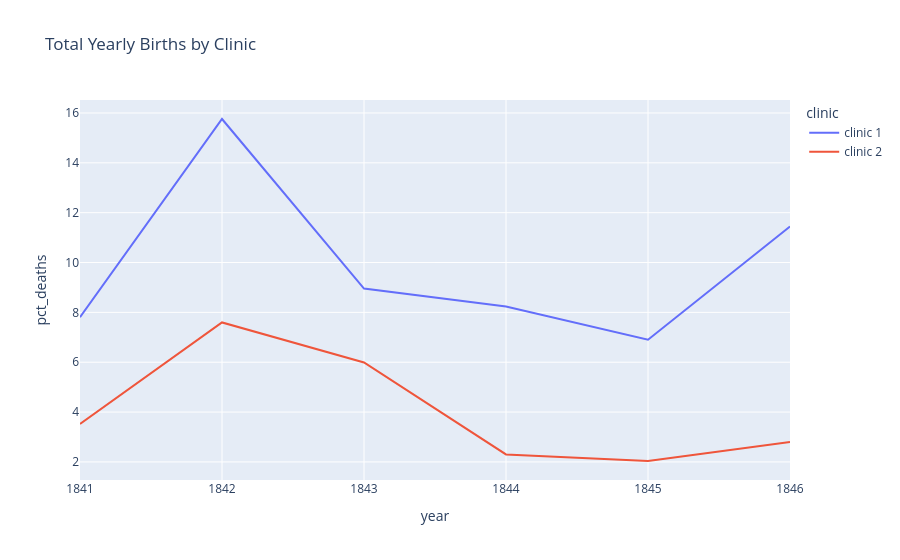

Notebook cell for this chart:
### Markdown cell above
### Plotting the Proportion of Yearly Deaths by Clinic

### Code cell
line = px.line(df_yearly,x='year',y='pct_deaths', color='clinic',title='Total Yearly Births by Clinic')
line.show()

### Figure 1 — Plotly figure (JSON) as saved in the notebook; plotly's stock layout.template omitted (floating-point values rounded to 4 significant figures)
{"data": [{"hovertemplate": "clinic=clinic 1<br>year=%{x}<br>pct_deaths=%{y}<extra></extra>", "legendgroup": "clinic 1", "line": {"color": "#636efa", "dash": "solid"}, "marker": {"symbol": "circle"}, "mode": "lines", "name": "clinic 1", "orientation": "v", "showlegend": true, "type": "scatter", "x": [1841, 1842, 1843, 1844, 1845, 1846], "xaxis": "x", "y": [7.806, 15.76, 8.954, 8.236, 6.901, 11.45], "yaxis": "y"}, {"hovertemplate": "clinic=clinic 2<br>year=%{x}<br>pct_deaths=%{y}<extra></extra>", "legendgroup": "clinic 2", "line": {"color": "#EF553B", "dash": "solid"}, "marker": {"symbol": "circle"}, "mode": "lines", "name": "clinic 2", "orientation": "v", "showlegend": true, "type": "scatter", "x": [1841, 1842, 1843, 1844, 1845, 1846], "xaxis": "x", "y": [3.522, 7.597, 5.988, 2.3, 2.036, 2.797], "yaxis": "y"}], "layout": {"legend": {"title": {"text": "clinic"}, "tracegroupgap": 0}, "title": {"text": "Total Yearly Births by Clinic"}, "xaxis": {"anchor": "y", "domain": [0, 1], "title": {"text": "year"}}, "yaxis": {"anchor": "x", "domain": [0, 1], "title": {"text": "pct_deaths"}}}}
